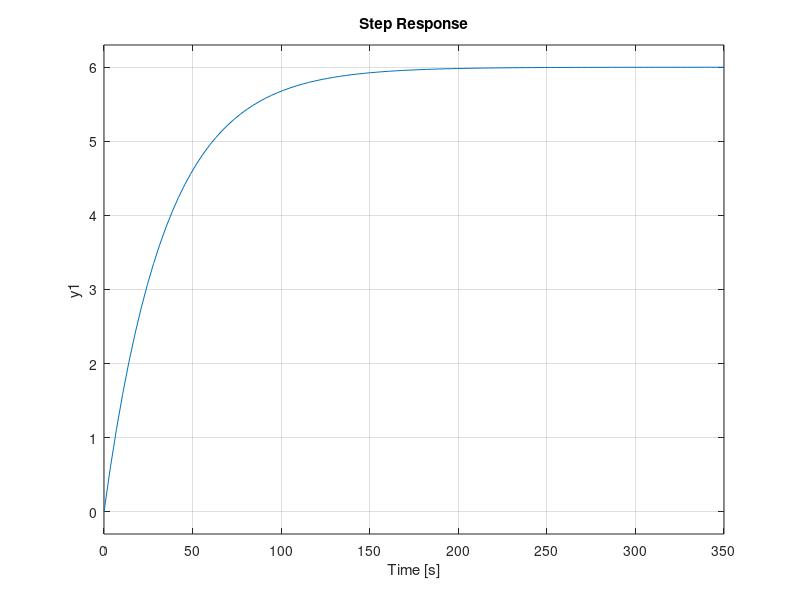

Reproduce this figure in MATLAB.
% Ejercicio de respuesta temporal de 1er orden

close all; clear all; clc;

% 1. Determinar el valor de regimen
yss = 6;

% 2. Determinar el valor de la señal al 98% del valor de regimen
yss_98 = 0.98*yss;
str = sprintf("El valor de la salida cuando llega al 98%% es %.2f\n", yss_98);
disp(str)

%% 3. Determinar el ts usando yss_98 y una herramienta que permita
% manipular gráficos (paint)
% 3.1 Trazar una línea horizontal a la altura de yss
% 3.2 Trazar una línea vertical donde la salida se cruza con la línea de 3.1
% 3.3 Obtener gráficamente el valor de ts:
  ts = 137;

% 4. Determinar el valor de la constante de tiempo. Siempre vamos a usar 98% 4 tau, salvo que se especifique lo contrario
Tau = ts/4;

% 5. Determinar el valor de la ganancia
Ro = 1; % Amplitud del escalón unitario
K = yss / Ro;

%% 6. Armar la Función de transferencia y simular para verificar.
G = tf(K, [Tau 1]);
step(G, 350); grid on
% 6.1 Buscar puntos en común en ambas gráficas
% 6.2 Ajustar ts de ser necesario

